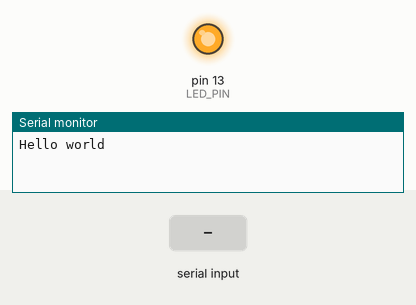
This sketch was run on a simulated Arduino Uno, built with avr-gcc and run on an emulated ATmega328P. Shown: output pins drawn as LEDs (lit = HIGH), the last lines printed to the serial monitor. The inputs (shaded band) are chosen by the test bench.

Above: at 1.2 s.
1.3 s: byte 30 received over Serial
2.8 s: byte 90 received over Serial
At 3.3 s:
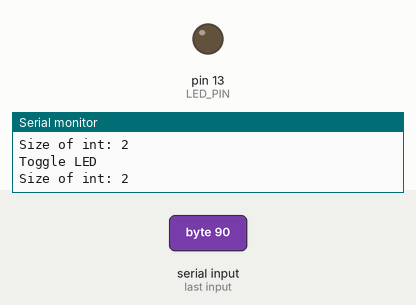
Timing chart, 0 to 5.8 s (numbered marks = the images above; inputs shaded):
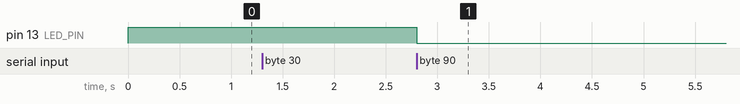

Measured:
- after the input at 2.8 s, pin 13 (LED_PIN): HIGH → LOW at once

The sketch:

teensy_hello_world.ino
```cpp
bool pin_state=HIGH;

#define LED_PIN 13

void setup()
{
  pinMode(LED_PIN, OUTPUT);

  Serial.begin(9600);

  digitalWrite(LED_PIN, pin_state);

  // Note:  this won't actually print, as USB connects *after* the teensy is running.
  Serial.println("Hello world");
}

void loop()
{
   int myInt;

   if (Serial.available())
   {
     char c=Serial.read();
     Serial.println("Toggle LED");
     pin_state = !pin_state;
     digitalWrite(LED_PIN, !pin_state);

     Serial.print("Size of int: ");
     Serial.println(sizeof(myInt));
   }
}
```
